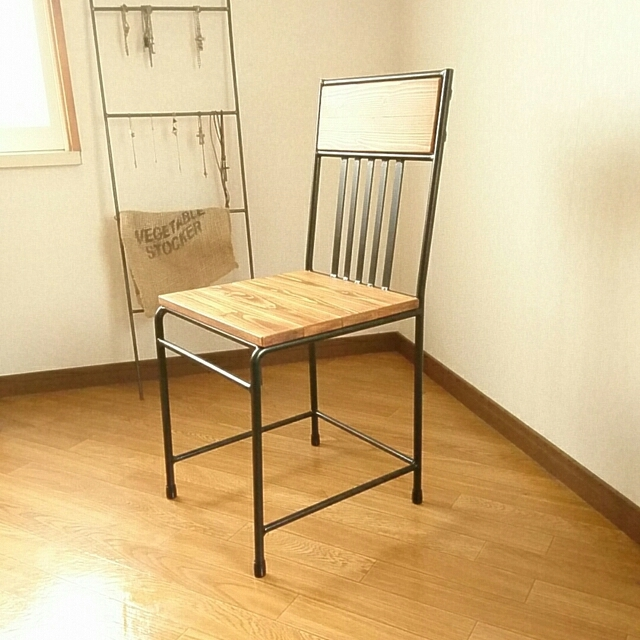
#> input picture 图像处理/OpenCV/01.jpg, 640 x 640 px
$ python '06 bitwise_not函数.py'
#> lines starting #> are read from the running program, lines starting #| are printed output that depends on the picture
import cv2 as cv


def func(image):
    cv.imshow("image", image)
    image_ = cv.bitwise_not(image)
    cv.imshow("image_", image_)
image = cv.imread("01.jpg")
#> image is the input picture: shape (640, 640, 3); mean B, G, R 138.5, 184.5, 211.6
func(image)
#> in func, `image_ = cv.bitwise_not(image)`:
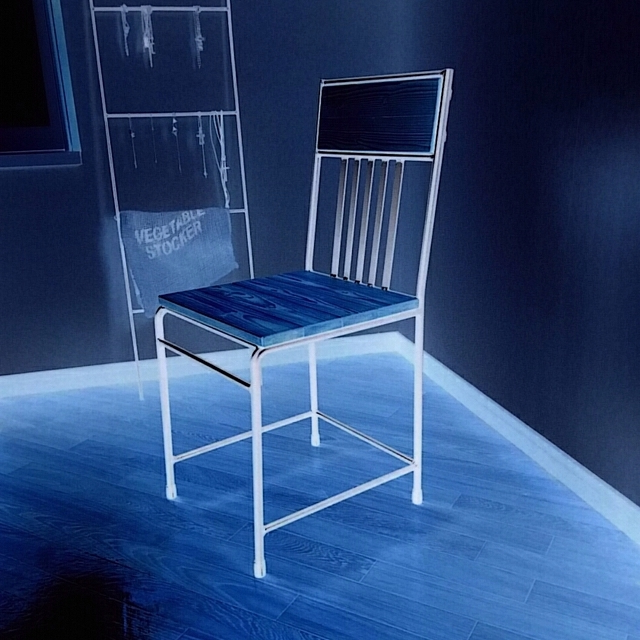
#> image_: shape (640, 640, 3); mean B, G, R 116.5, 70.5, 43.4
cv.waitKey(0)
cv.destroyAllWindows()

$ run again, with 图像处理/OpenCV/sample.jpg copied over 图像处理/OpenCV/01.jpg
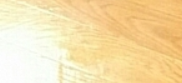
#> input picture 图像处理/OpenCV/sample.jpg, 182 x 83 px
#> image is the input picture: shape (83, 182, 3); mean B, G, R 172.8, 223, 246.9
#> in func, `image_ = cv.bitwise_not(image)`:
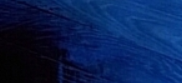
#> image_: shape (83, 182, 3); mean B, G, R 82.2, 32, 8.1
